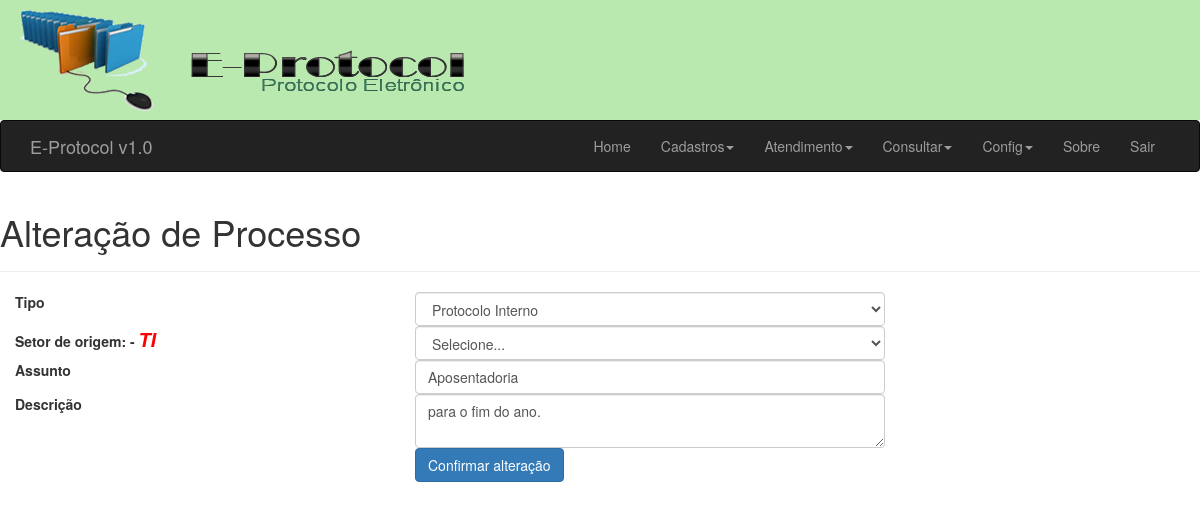
The app's page /frm/alteracao_proc.php?cod=83 (signed in) with its own data.
### tables this page shows
CREATE TABLE IF NOT EXISTS `proc` (
  `cod` int(11) NOT NULL AUTO_INCREMENT,
  `cod_req` int(11) NOT NULL,
  `user_id` int(11) NOT NULL,
  `tipo` varchar(2) DEFAULT NULL,
  `assunto` text,
  `descricao` varchar(50) DEFAULT NULL,
  `setor` int(11) DEFAULT NULL,
  `data` date DEFAULT NULL,
  `horas` time DEFAULT NULL,
  PRIMARY KEY (`cod`),
  KEY `cod_req` (`cod_req`),
  KEY `user_id` (`user_id`)
);

CREATE TABLE IF NOT EXISTS `setor` (
  `cod_setor` int(11) NOT NULL AUTO_INCREMENT,
  `setor` varchar(50) NOT NULL DEFAULT '0',
  PRIMARY KEY (`cod_setor`)
);

### frm/alteracao_proc.php (the view, shortened to what this page needs)
<?php
include "_navegacao.php";
?>
<?php
$cod = $_GET["cod"];
require_once "../config/init.php";
$sql_query = mysqli_query($link,"SELECT s.cod_setor AS cod_setor, s.setor AS desc_setor, p.setor FROM setor s, proc p WHERE s.cod_setor = p.setor AND p.cod = '".$cod."'");
$sql2_query = mysqli_query($link,"SELECT * FROM proc WHERE cod = '".$cod."'");
?>
<!DOCTYPE HTML>
 <html lang="pt-br">
<head>
    <link href="../lib/bootstrap/css/bootstrap.min.css" rel="stylesheet">
</head>
<body>
<div class="page-header">
        <h1>Alteração de Processo</h1>
</div>
<form name="cadastro" id="cadastro" method="POST" action="/prot/op/alterar_proc.php?cod=<?php echo $cod?>">
<?php while ($linha = mysqli_fetch_array($sql2_query)) { ?>
<fieldset>
<div class="form-group">
  <label class="col-md-4 control-label" for="txtTipo">Tipo</label>
  <div class="col-md-5">
     <select name="txtTipo" id="txtTipo" class="form-control">
        <option value="PI" <?php if ($linha["tipo"]=='PI') echo 'selected="selected"'?>>Protocolo Interno</option>
        </select>
  </div>
</div>
<div class="form-group">
  <?php while ($array = mysqli_fetch_array($sql_query)) {
        $desc_setor = $array["desc_setor"];
        ?>
  <?php } ?>
  <label class="col-md-4 control-label" for="txtSetor">Setor de origem: -   <span style="font-family: Arial; font-size: 20px; font-style:italic; color:#FF0000;"><?php echo $desc_setor ?></span></label>
     <div class="col-md-5">
      <select name="txtSetor" id="txtSetor" class="form-control">
      <option>Selecione...</option>
      </select>
   </div>
</div>
<div class="form-group">
  <label class="col-md-4 control-label" for="txtAssunto">Assunto</label>
  <div class="col-md-5">
  <input type="text" name="txtAssunto" id="txtAssunto" value="<?php echo $linha["assunto"] ?>" placeholder="Digite o assunto" class="form-control input-md" required="">
  </div>
</div>
<div class="form-group">
  <label class="col-md-4 control-label" for="txtDescricao">Descrição</label>
  <div class="col-md-5">
  <textarea name="txtDescricao" id="txtDescricao" placeholder="Preencha com a descrição aqui" class="form-control input-md" required=""><?php echo $linha["descricao"]?></textarea>
  </div>
</div>
<?php } ?>
<div class="form-group">
  <label class="col-md-4 control-label" for="btnEnviar"></label>
  <div class="col-md-8">
    <button type="submit" id="btnEnviar" name="btnEnviar" class="btn btn-primary">Confirmar alteração</button>
  </div>
</div>
</fieldset>
</form>
</body>
</html>

### records on screen
proc: txtTipo "Protocolo Interno", setor.setor "TI", txtAssunto "Aposentadoria", txtDescricao "para o fim do ano."
